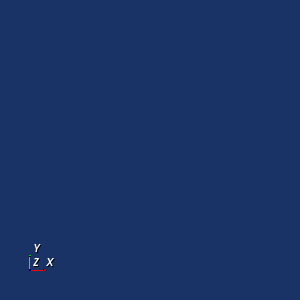

Here is the Python script that generated this plot:
#!/usr/bin/env python
# Demonstrate vtkOrientationMarkerWidget with repeated add/remove cycle.

import vtkmodules.vtkInteractionStyle  # noqa: F401
import vtkmodules.vtkRenderingFreeType  # noqa: F401
import vtkmodules.vtkRenderingOpenGL2  # noqa: F401

from vtkmodules.vtkInteractionWidgets import vtkOrientationMarkerWidget
from vtkmodules.vtkRenderingAnnotation import vtkAxesActor
from vtkmodules.vtkRenderingCore import (
    vtkRenderWindow,
    vtkRenderWindowInteractor,
    vtkRenderer,
)

# Source
axes = vtkAxesActor()

# Renderer
renderer = vtkRenderer()
renderer.SetBackground(0.1, 0.2, 0.4)

# Render window
render_window = vtkRenderWindow()
render_window.AddRenderer(renderer)
render_window.SetWindowName("orientation marker widget repeated add")
render_window.SetMultiSamples(0)
render_window.SetSize(300, 300)

# Interactor
interactor = vtkRenderWindowInteractor()
interactor.SetRenderWindow(render_window)

# Widget: first widget (add then remove)
widget_1 = vtkOrientationMarkerWidget()
widget_1.SetOrientationMarker(axes)
widget_1.SetInteractor(interactor)
widget_1.SetViewport(0, 0, 0.2, 0.2)
widget_1.EnabledOn()
widget_1.InteractiveOn()
widget_1.EnabledOff()

print("After first widget removed")

# Widget: second widget (add and keep)
widget_2 = vtkOrientationMarkerWidget()
widget_2.SetOrientationMarker(axes)
widget_2.SetInteractor(interactor)
widget_2.SetViewport(0, 0, 0.2, 0.2)
widget_2.EnabledOn()
widget_2.InteractiveOn()

# Scene
renderer.ResetCamera()

interactor.Initialize()
interactor.Start()
print("After second widget removed")
